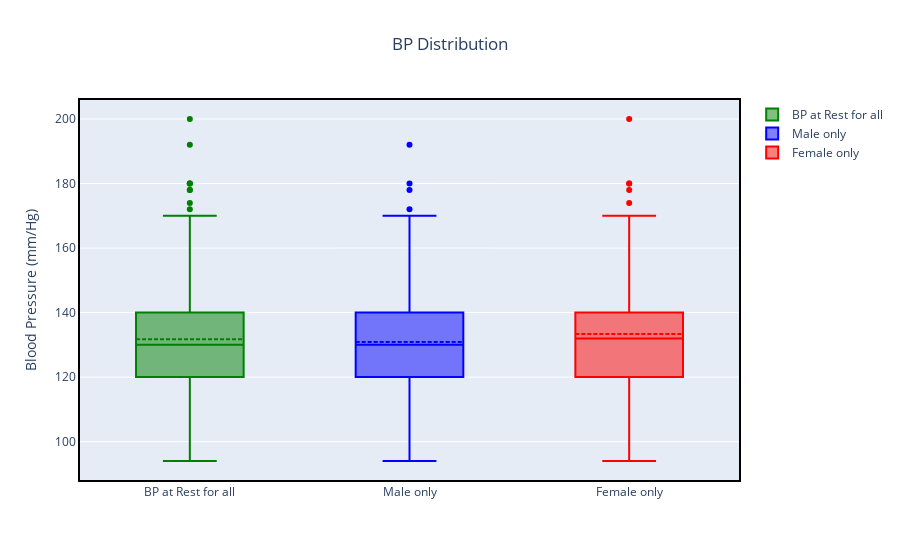

Here is the notebook cell this chart was saved with:
### Markdown cell above
## 1.7 Resting Blood Pressure vs Gender:

### Code cell
fig = go.Figure()
fig.add_trace(go.Box(y=data['trestbps'].values , name='BP at Rest for all', marker_color = 'green',boxmean=True))
fig.add_trace(go.Box(y=data[data['sex']=='Male']['trestbps'].values, name ='Male only', marker_color = 'blue', boxmean = True))
fig.add_trace(go.Box(y=data[data['sex']=='Female']['trestbps'].values, name ='Female only', marker_color = 'red', boxmean = True))
fig.update_layout(title = 'BP Distribution', yaxis_title = 'Blood Pressure (mm/Hg)', title_x = 0.5)
fig.update_xaxes(showline=True, linewidth=2, linecolor='black', mirror=True)
fig.update_yaxes(showline=True, linewidth=2, linecolor='black', mirror=True)
fig.show()

### Figure 1 — Plotly figure (JSON) as saved in the notebook; plotly's stock layout.template omitted (floating-point values rounded to 4 significant figures; data arrays with more than 128 entries replaced by an {"elided": "..."} marker saying what was removed)
{"data": [{"boxmean": true, "marker": {"color": "green"}, "name": "BP at Rest for all", "type": "box", "y": {"elided": "299 int values"}}, {"boxmean": true, "marker": {"color": "blue"}, "name": "Male only", "type": "box", "y": {"elided": "203 int values"}}, {"boxmean": true, "marker": {"color": "red"}, "name": "Female only", "type": "box", "y": [130, 160, 146, 145, 130, 126, 150, 108, 138, 124, 170, 158, 112, 130, 115, 94, 130, 120, 122, 120, 180, 135, 120, 180, 160, 140, 142, 130, 120, 136, 150, 140, 120, 160, 140, 134, 102, 130, 150, 140, 128, 110, 105, 130, 140, 178, 150, 150, 160, 108, 134, 155, 106, 105, 118, 130, 102, 152, 118, 138, 135, 110, 108, 120, 130, 130, 132, 124, 150, 136, 112, 138, 128, 120, 140, 140, 120, 120, 100, 140, 138, 130, 138, 138, 150, 132, 174, 140, 130, 132, 200, 135, 140, 120, 112, 110]}], "layout": {"title": {"text": "BP Distribution", "x": 0.5}, "xaxis": {"linecolor": "black", "linewidth": 2, "mirror": true, "showline": true}, "yaxis": {"linecolor": "black", "linewidth": 2, "mirror": true, "showline": true, "title": {"text": "Blood Pressure (mm/Hg)"}}}}
